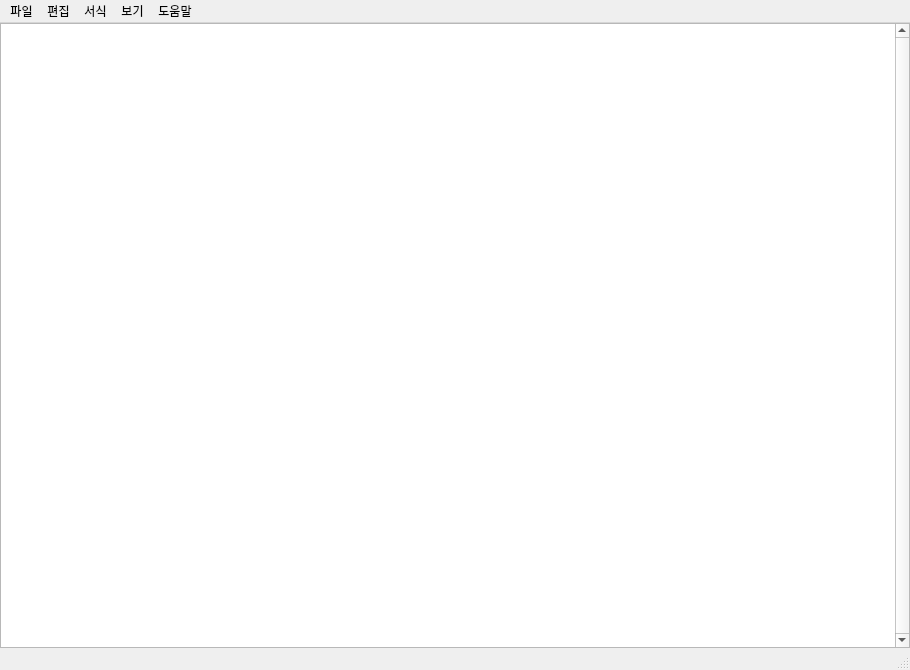
<?xml version="1.0" encoding="UTF-8"?>
<ui version="4.0">
 <class>MainWindow</class>
 <widget class="QMainWindow" name="MainWindow">
  <property name="geometry">
   <rect>
    <x>0</x>
    <y>0</y>
    <width>910</width>
    <height>670</height>
   </rect>
  </property>
  <property name="minimumSize">
   <size>
    <width>0</width>
    <height>0</height>
   </size>
  </property>
  <property name="tabletTracking">
   <bool>true</bool>
  </property>
  <property name="focusPolicy">
   <enum>Qt::WheelFocus</enum>
  </property>
  <property name="autoFillBackground">
   <bool>true</bool>
  </property>
  <widget class="QWidget" name="centralwidget">
   <property name="tabletTracking">
    <bool>true</bool>
   </property>
   <property name="focusPolicy">
    <enum>Qt::StrongFocus</enum>
   </property>
   <property name="autoFillBackground">
    <bool>true</bool>
   </property>
   <layout class="QGridLayout" name="gridLayout">
    <property name="leftMargin">
     <number>0</number>
    </property>
    <property name="topMargin">
     <number>0</number>
    </property>
    <property name="rightMargin">
     <number>0</number>
    </property>
    <property name="bottomMargin">
     <number>0</number>
    </property>
    <item row="0" column="0">
     <layout class="QVBoxLayout" name="verticalLayout">
      <item>
       <widget class="QPlainTextEdit" name="plainTextEdit">
        <property name="verticalScrollBarPolicy">
         <enum>Qt::ScrollBarAlwaysOn</enum>
        </property>
        <property name="undoRedoEnabled">
         <bool>true</bool>
        </property>
        <property name="lineWrapMode">
         <enum>QPlainTextEdit::NoWrap</enum>
        </property>
       </widget>
      </item>
     </layout>
    </item>
   </layout>
  </widget>
  <widget class="QMenuBar" name="menubar">
   <property name="geometry">
    <rect>
     <x>0</x>
     <y>0</y>
     <width>910</width>
     <height>21</height>
    </rect>
   </property>
   <widget class="QMenu" name="menu_file">
    <property name="title">
     <string>파일</string>
    </property>
    <addaction name="action_create"/>
    <addaction name="action_open"/>
    <addaction name="action_save"/>
    <addaction name="action_saveAs"/>
    <addaction name="separator"/>
    <addaction name="action_close"/>
   </widget>
   <widget class="QMenu" name="menu_edit">
    <property name="title">
     <string>편집</string>
    </property>
    <addaction name="action_undo"/>
    <addaction name="separator"/>
    <addaction name="action_cut"/>
    <addaction name="action_copy"/>
    <addaction name="action_paste"/>
    <addaction name="action_delete"/>
    <addaction name="separator"/>
    <addaction name="action_find"/>
    <addaction name="action_next_find"/>
    <addaction name="action_prev_find"/>
    <addaction name="action_replace"/>
    <addaction name="action_go"/>
    <addaction name="separator"/>
    <addaction name="action_all_select"/>
    <addaction name="action_time"/>
   </widget>
   <widget class="QMenu" name="menu_form">
    <property name="title">
     <string>서식</string>
    </property>
    <addaction name="action_auto_newline"/>
    <addaction name="action_font"/>
   </widget>
   <widget class="QMenu" name="menu_view">
    <property name="title">
     <string>보기</string>
    </property>
    <widget class="QMenu" name="menu">
     <property name="title">
      <string>확대하기/축소하기</string>
     </property>
     <addaction name="action_closeup"/>
     <addaction name="action_reduction"/>
     <addaction name="action_zoom_default"/>
    </widget>
    <addaction name="menu"/>
    <addaction name="action_status_bar"/>
   </widget>
   <widget class="QMenu" name="menu_help">
    <property name="title">
     <string>도움말</string>
    </property>
    <addaction name="action_information"/>
   </widget>
   <addaction name="menu_file"/>
   <addaction name="menu_edit"/>
   <addaction name="menu_form"/>
   <addaction name="menu_view"/>
   <addaction name="menu_help"/>
  </widget>
  <widget class="QStatusBar" name="statusbar"/>
  <action name="action_open">
   <property name="text">
    <string>열기</string>
   </property>
   <property name="shortcut">
    <string>Ctrl+O</string>
   </property>
  </action>
  <action name="action_save">
   <property name="text">
    <string>저장</string>
   </property>
   <property name="shortcut">
    <string>Ctrl+S</string>
   </property>
  </action>
  <action name="action_saveAs">
   <property name="text">
    <string>다른 이름으로 저장</string>
   </property>
   <property name="shortcut">
    <string>Ctrl+Shift+S</string>
   </property>
  </action>
  <action name="action_close">
   <property name="text">
    <string>끝내기</string>
   </property>
  </action>
  <action name="action_undo">
   <property name="text">
    <string>실행 취소</string>
   </property>
   <property name="shortcut">
    <string>Ctrl+Z</string>
   </property>
  </action>
  <action name="action_cut">
   <property name="text">
    <string>잘라내기</string>
   </property>
   <property name="shortcut">
    <string>Ctrl+X</string>
   </property>
  </action>
  <action name="action_copy">
   <property name="text">
    <string>복사</string>
   </property>
   <property name="shortcut">
    <string>Ctrl+C</string>
   </property>
  </action>
  <action name="action_paste">
   <property name="text">
    <string>붙여넣기</string>
   </property>
   <property name="shortcut">
    <string>Ctrl+V</string>
   </property>
  </action>
  <action name="action_find">
   <property name="text">
    <string>찾기</string>
   </property>
   <property name="shortcut">
    <string>Ctrl+F</string>
   </property>
  </action>
  <action name="action_next_find">
   <property name="text">
    <string>다음 찾기</string>
   </property>
   <property name="shortcut">
    <string>F3</string>
   </property>
  </action>
  <action name="action_prev_find">
   <property name="text">
    <string>이전 찾기</string>
   </property>
   <property name="shortcut">
    <string>Shift+F3</string>
   </property>
  </action>
  <action name="action_replace">
   <property name="text">
    <string>바꾸기</string>
   </property>
   <property name="shortcut">
    <string>Ctrl+H</string>
   </property>
  </action>
  <action name="action_go">
   <property name="checkable">
    <bool>false</bool>
   </property>
   <property name="checked">
    <bool>false</bool>
   </property>
   <property name="enabled">
    <bool>false</bool>
   </property>
   <property name="text">
    <string>이동</string>
   </property>
   <property name="shortcut">
    <string>Ctrl+G</string>
   </property>
  </action>
  <action name="action_all_select">
   <property name="text">
    <string>모두 선택</string>
   </property>
   <property name="shortcut">
    <string>Ctrl+A</string>
   </property>
  </action>
  <action name="action_time">
   <property name="text">
    <string>시간/날짜</string>
   </property>
   <property name="shortcut">
    <string>F5</string>
   </property>
  </action>
  <action name="action_delete">
   <property name="text">
    <string>삭제</string>
   </property>
   <property name="shortcut">
    <string>Del</string>
   </property>
  </action>
  <action name="action_create">
   <property name="text">
    <string>새로 만들기</string>
   </property>
   <property name="shortcut">
    <string>Ctrl+N</string>
   </property>
  </action>
  <action name="action_auto_newline">
   <property name="checkable">
    <bool>true</bool>
   </property>
   <property name="checked">
    <bool>true</bool>
   </property>
   <property name="text">
    <string>자동 줄바꿈 </string>
   </property>
  </action>
  <action name="action_font">
   <property name="text">
    <string>글꼴</string>
   </property>
  </action>
  <action name="action_closeup">
   <property name="text">
    <string>확대</string>
   </property>
   <property name="shortcut">
    <string>Ctrl++</string>
   </property>
  </action>
  <action name="action_reduction">
   <property name="text">
    <string>축소</string>
   </property>
   <property name="shortcut">
    <string>Ctrl+-</string>
   </property>
  </action>
  <action name="action_zoom_default">
   <property name="text">
    <string>확대하기/축소하기 기본값 복원</string>
   </property>
   <property name="shortcut">
    <string>Ctrl+0</string>
   </property>
  </action>
  <action name="action_status_bar">
   <property name="text">
    <string>
상태 표시줄</string>
   </property>
  </action>
  <action name="action_information">
   <property name="text">
    <string>메모장 정보</string>
   </property>
  </action>
 </widget>
 <resources/>
 <connections/>
</ui>
